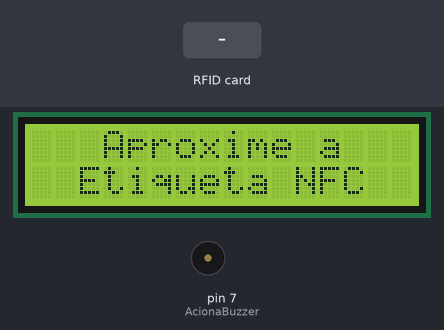
A sketch run on a simulated Arduino Uno, built with avr-gcc and run on an emulated ATmega328P. On the bench: 16×2 character LCD, buzzer (waves = sounding, pin HIGH). The test bench sets the inputs (shaded band). Pins used as bus, display or sensor lines are not drawn; what the sketch prints to the serial monitor is not drawn.

Above: at 1.3 s.
1.4 s: RFID card 04 58 F1 72 20 4E 80 held to the reader
At 1.51 s:
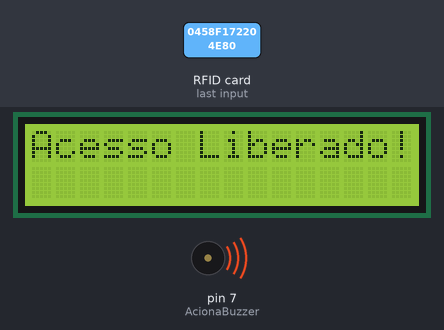
At 2.0 s:
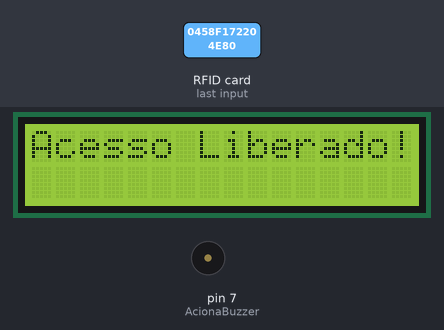
3.7 s: RFID card 5E 7A 19 C4 held to the reader
At 4.7 s:
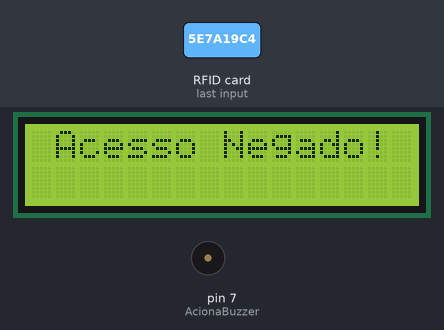
Timing chart, 0 to 6.7 s (numbered marks = the images above; inputs shaded):
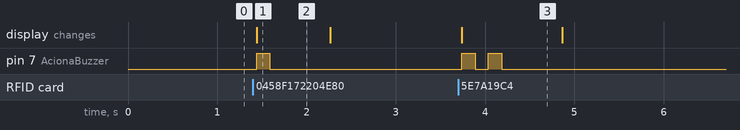

Measured:
- after the input at 1.4 s, pin 7 (AcionaBuzzer): LOW → HIGH at once, → LOW 0.15 s later; the display: changes at once (image 1)
- after the input at 3.7 s, pin 7 (AcionaBuzzer): alternates HIGH for 0.15 s and LOW for 0.15 s, 4 changes in all, then stays LOW, starting at once; the display: changes at once (image 3)
- what the display in image 1 shows lasts 0.9 s, from 1.4 s to 2.3 s
- what the display in image 3 shows lasts 1.2 s, from 3.7 s to 4.9 s

The sketch:

Controle_Acesso_NFC.ino
```cpp
/*
  Programa de Controle de Acesso para etiqueta NFC NTAG213
  Blog Eletrogate - http://blog.eletrogate.com/
  Arduino UNO - IDE 1.8.5 - Modulo RFID RC522
  Display LCD 16x2 I2C
  Gustavo Murta   09/maio/2018
  Biblioteca MFRC522 https://github.com/miguelbalboa/rfid
  Adaptado de http://blog.eletrogate.com/kit-rfid-com-arduino-sistema-de-controle-de-acesso/
*/

#include <SPI.h>                              // biblioteca SPI
#include <MFRC522.h>                          // biblioteca do modulo RC522
#include <LiquidCrystal_I2C.h>                // biblioteca do display LCD com I2C

#define SDA_PIN 10                            // pino SDA RC522 = D10 Arduino
#define RST_PIN 9                             // pino RST RC522 = D9  Arduino
#define TAGLiberada " 04 58 F1 72 20 4E 80"   // UID da etiqueta NFC liberada
#define AcionaBuzzer 7                        // buzzer = D7 Arduino
#define BeepsLiberado 1                       // 1 bip = acesso liberado
#define BeepsNegado 2                         // 2 bips = acesso negado

MFRC522 mfrc522(SDA_PIN, RST_PIN);    // cria uma instância MFRC522
LiquidCrystal_I2C lcd(0x3F, 16, 2);   // configuração do display LCD 16x2 I2C - mude para  0x27 se não funcionar

char st[20];                          // string com 20 caracteres
String UID = "";                      // string da identificação UID

void setup()
{
  pinMode(AcionaBuzzer, OUTPUT);
  Serial.begin(9600);                // monitor serial a 9600 Bps
  SPI.begin();                       // inicializa comunicação SPI
  mfrc522.PCD_Init();                // inicializa modulo RC522

  lcd.init();                        // inicializa display LCD
  lcd.backlight();                   // acende o led backlight do LCD
  StandardMessage();                 // imprime mensagem no LCD
}

void StandardMessage()
{
  lcd.clear();                       // limpa tela do LCD
  lcd.setCursor(3, 0);               // cursor na coluna 3 linha 0
  lcd.print("Aproxime a");           // print no LCD
  lcd.setCursor(2, 1);               // cursor na coluna 2 linha 1
  lcd.print("Etiqueta NFC");         // print no LCD
}

void getUID()
{
  Serial.print("UID da tag NFC : ");                            // imprime no monitor serial
  for (byte i = 0; i < mfrc522.uid.size; i++)                   // leitura da identificação UID da NFC
  {
    Serial.print(mfrc522.uid.uidByte[i] < 0x10 ? " 0" : " ");   // imprime os bytes
    Serial.print(mfrc522.uid.uidByte[i], HEX);                  // imprime UID em hexadecimal
    if ( mfrc522.uid.uidByte[i] < 0x10)                         // se byte menor do que 16
      UID.concat(" 0");                                         // insere um zero
    else                                                        // senão
      UID.concat(" ");                                          // insere um espaço

    UID.concat(String(mfrc522.uid.uidByte[i], HEX));            // concatena todos os bytes da UID
  }
  UID.toUpperCase();                                            // converte em maiusculos
  Serial.println(" ");                                          // imprime espaço
}

void BuzzerBeeps(int NumeroBeeps)
{
  int i;
  for (i = 0; i < NumeroBeeps; i++)
  {
    digitalWrite(AcionaBuzzer, HIGH);
    delay(150);                            // atraso de 0,15 segundos
    digitalWrite(AcionaBuzzer, LOW);
    delay(150);                            // atraso de 0,15 segundos
  }
}

void loop()
{
  if ( ! mfrc522.PICC_IsNewCardPresent())   // verifica a presença de etiqueta
  {
    return;
  }
  if ( ! mfrc522.PICC_ReadCardSerial())     // leitura da etiqueta NFC
  {
    return;
  }
  UID = "";                            // limpa o registro de identificação UID
  getUID();                            // lê e formata a identificação UID
  if (UID == TAGLiberada)              // verifica a liberação da etiqueta
  {
    lcd.clear();                       // limpa tela do LCD
    lcd.setCursor(0, 0);               // cursor na coluna 0 linha 0
    lcd.print("Acesso Liberado!");     // print no LCD
    BuzzerBeeps(BeepsLiberado);
    delay(500);                        // atraso de 0,5 segundos
    StandardMessage();                 // print da mensagem no LCD
  }
  else
  {
    lcd.clear();                       // limpa tela do LCD
    lcd.setCursor(1, 0);               // cursor na coluna 1 linha 0
    lcd.print("Acesso Negado!");       // print no LCD
    BuzzerBeeps(BeepsNegado);
    delay(500);                        // atraso de 0,5 segundos
    StandardMessage();                 // print da mensagem no LCD
  }
  delay(500);                          // atraso de 0,5 segundos
}
```
